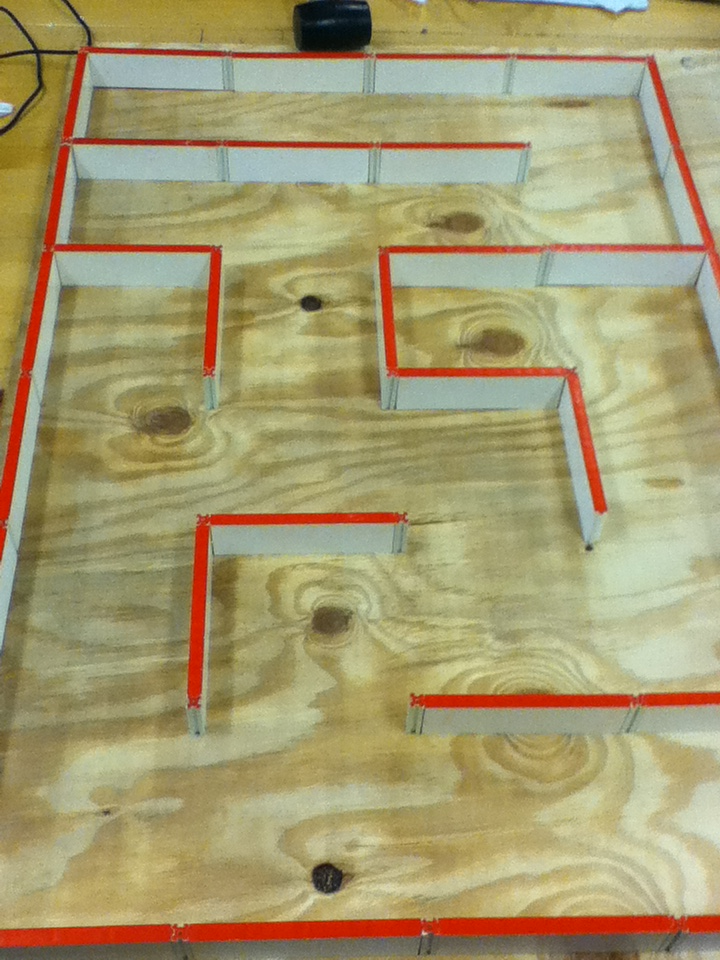
#> input picture data/m7/IMG_0289.JPG, 720 x 960 px
$ python getSquare.py   (Python 2 division)   (older library calls are emulated)
#> lines starting #> are read from the running program, lines starting #| are printed output that depends on the picture; after the words box and inside, x2 and y2 are one past the last pixel; in counts of white or black regions, pixels touching at a corner belong together
#> further down, color_img is the input picture: shape (960, 720, 3); mean B, G, R 111.7, 154.6, 165.7
### src/skeleton.py
import cv2
import numpy as np

def get_red_mask(img):
    lower_red = np.array([0,10,155])
    upper_red = np.array([10,255,255])
    hsv = cv2.cvtColor(img.copy(), cv2.COLOR_BGR2HSV)
#> hsv: shape (960, 720, 3); mean H, S, V 31.7, 89.7, 169
    return cv2.inRange(hsv, lower_red, upper_red)
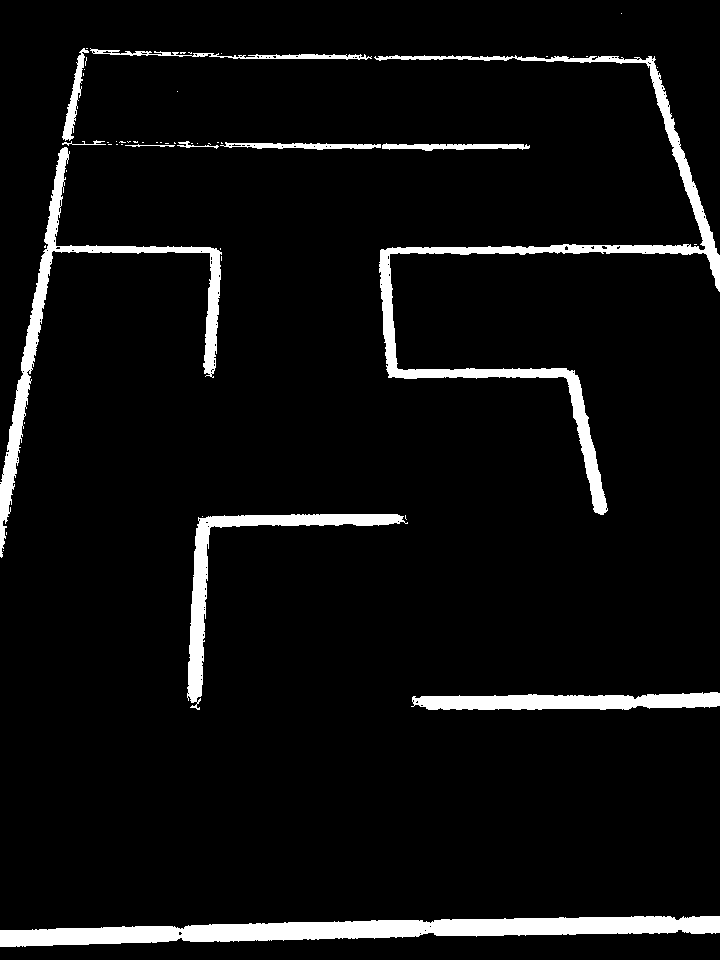
#> returned value: shape (960, 720); 6% white; 53 white regions (41 under 20 px), largest, box (x1, y1, x2, y2) and area: (0, 916, 720, 947) 12057, (374, 55, 720, 515) 10350, (0, 147, 222, 558) 6676

def skeletonize(img):

    # Ensure we don't change the original image
    img = img.copy()

    # Create the red mask
    red_mask = get_red_mask(img)

    # Dilate the red mask
    d_k_s = 5 # dilation_kernel_size
    dilation_kernel = np.ones((d_k_s, d_k_s), np.float32)/d_k_s**2
    dilated = cv2.dilate(red_mask, dilation_kernel, iterations = 3)
#> dilated: shape (960, 720); 14.3% white; 6 white regions

    # Filter the image using the dilated red mask
    red_filtered = cv2.bitwise_and(img, img, mask = dilated)

    # Convert to binary and remove any small contours
    gray = cv2.cvtColor(red_filtered, cv2.COLOR_BGR2GRAY)
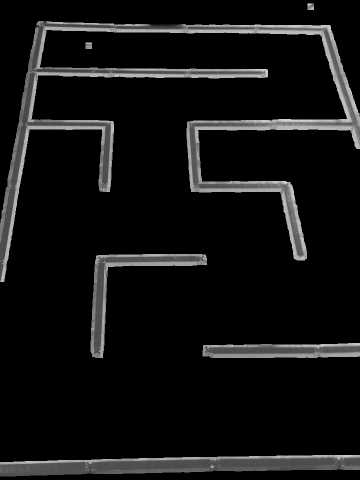
#> gray: shape (960, 720) (shown at 1/2 size); min 0, max 224, mean 17.8
    ret, binary = cv2.threshold(gray, 1, 255, cv2.THRESH_BINARY)
    contours, hier = cv2.findContours(gray, cv2.RETR_LIST, cv2.CHAIN_APPROX_SIMPLE)
#> contours = 6 contours; box (x1, y1, x2, y2) and area: (0, 42, 720, 564) 56176, (0, 910, 720, 953) 20502, (181, 508, 414, 716) 9706, (405, 686, 720, 716) 7996, (171, 85, 184, 98) 144, (615, 7, 628, 20) 144
    for c in contours:
        if cv2.contourArea(c) < 500:
            (x,y,w,h) = cv2.boundingRect(c)
            cv2.rectangle(binary,(x,y),(x+w,y+h),0,-1)
#> this loop made 6 passes
#> (c, x, y, w, h) on passes 4, 6: ([[171, 85], [171, 97], [183, 97], [183, 85]], 171, 85, 13, 13), ([[615, 7], [615, 19], [627, 19], [627, 7]], 615, 7, 13, 13)
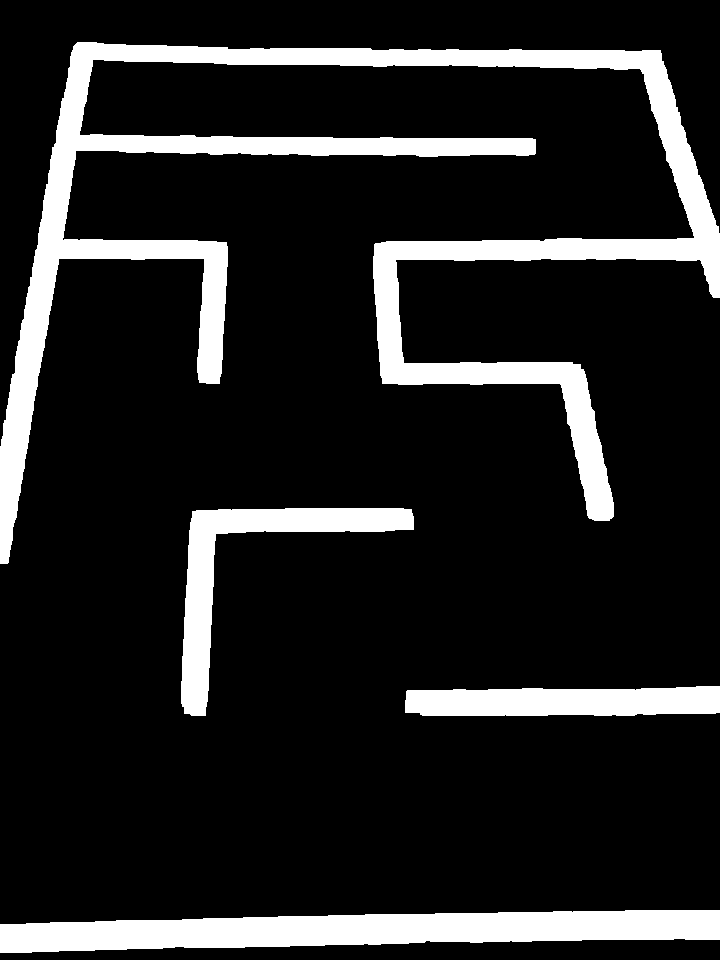
#> binary: shape (960, 720); 14.3% white; 4 white regions, box (x1, y1, x2, y2) and area: (0, 42, 720, 564) 59005, (0, 910, 720, 953) 21250, (181, 508, 414, 716) 10128, (405, 686, 720, 716) 8334

    # Skeletonize
    size = np.size(binary)
#> size = 691200
    skel = np.zeros(binary.shape,np.uint8)
    ret, im = cv2.threshold(binary, 127, 255, 0)
    element = cv2.getStructuringElement(cv2.MORPH_CROSS, (3, 3))
#> element = [[0, 1, 0], [1, 1, 1], [0, 1, 0]]
    while True:
        eroded = cv2.erode(im,element)
        temp = cv2.dilate(eroded,element)
        temp = cv2.subtract(im,temp)
        skel = cv2.bitwise_or(skel,temp)
        im = eroded.copy()
        zeros = size - cv2.countNonZero(im)
        if zeros == size:
            break
#> this loop made 24 passes
#> zeros on passes 1 to 8: 600891, 609262, 617608, 625932, 634235, 642514, 650770, 659007
#> pass 1, in skeletonize, `temp = cv2.subtract(im,temp)`:
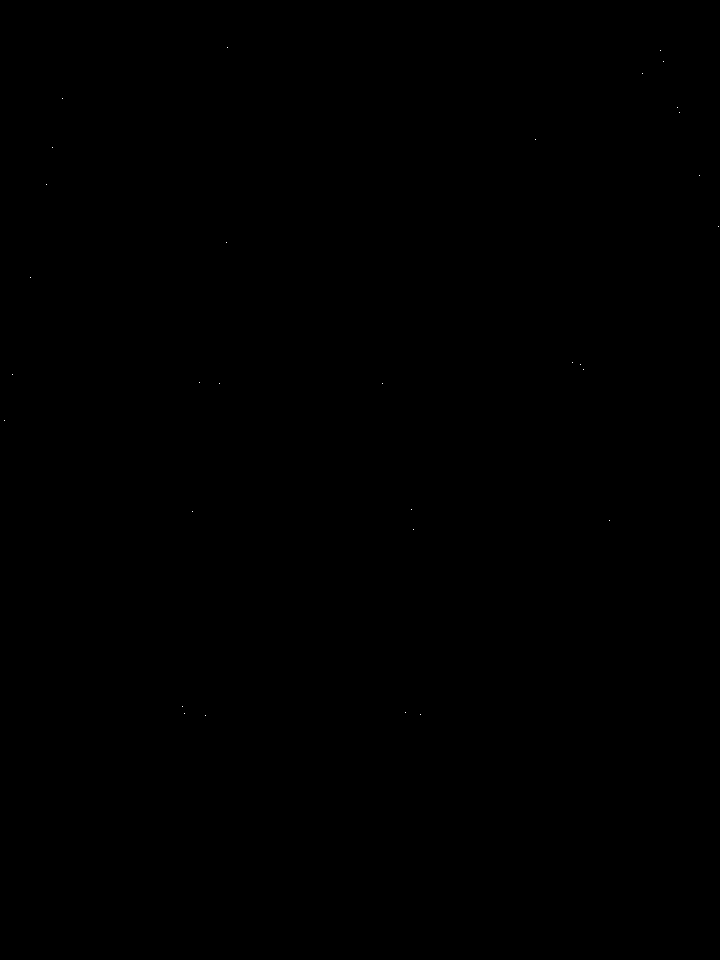
#> temp: shape (960, 720); 0% white in thin lines or dots, all inside (x1, y1, x2, y2) = (4, 47, 719, 716)
#> after the loop:
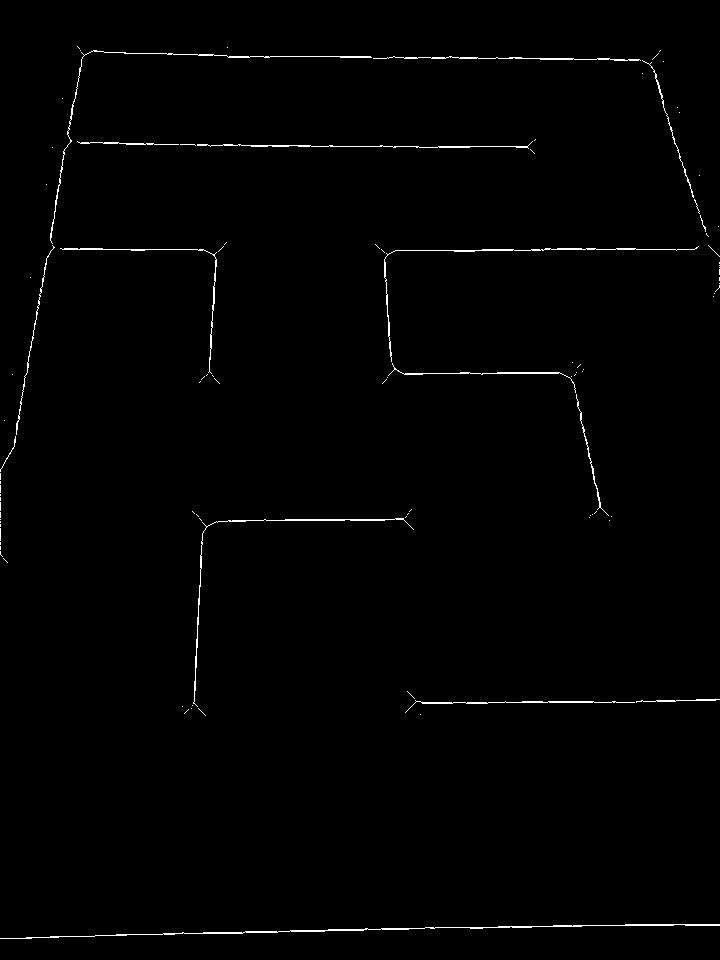
#> skel: shape (960, 720); 0.87% white in thin lines or dots

    # Now remove the noise from the skeleton
    contours, hier = cv2.findContours(skel.copy(), cv2.RETR_LIST, cv2.CHAIN_APPROX_SIMPLE)
#> contours = 100 contours, 86 with area under 20; largest, box (x1, y1, x2, y2) and area: (0, 924, 720, 939) 368, (193, 518, 414, 707) 182, (384, 246, 699, 362) 172, (50, 50, 372, 244) 142, (373, 56, 641, 61) 119
    for c in contours:
        if cv2.contourArea(c) < 1:
            (x,y,w,h) = cv2.boundingRect(c)
            cv2.rectangle(skel,(x,y),(x+w,y+h),0,-1)
#> this loop made 100 passes
#> (c, x, y, w, h) on passes 3, 4, 10, 11, 12, 13, 14, 15: ([[188, 709], [184, 713]], 184, 709, 5, 5), ([[198, 708], [205, 715]], 198, 708, 8, 8), ([[407, 691], [414, 698]], 407, 691, 8, 8), ([[3, 558], [7, 562]], 3, 558, 5, 5), ([[0, 551], [0, 554], [2, 556], [0, 554]], 0, 551, 3, 6), ([[0, 546], [0, 549]], 0, 546, 1, 4), ([[0, 542], [0, 544]], 0, 542, 1, 3), ([[0, 528], [0, 540]], 0, 528, 1, 13)
#> skel: shape (960, 720); 0.83% white in thin lines or dots

    return skel

# Demo
# [5 lines that do not run on import are left out]

### src/hough.py
import cv2
import numpy as np
from skeleton import *

# Converts rho-theta lines to x1y1-x2y2 lines. We use the size of the image so
# as to ensure the endpoints of the seqments do not exceed the image edges
# [96 lines left out: functions rho_theta_to_x1y1_x2y2, draw_rho_theta_lines, draw_x1y1_x2y2_lines, not called in this run]

# Gets the rho-theta hough lines for a maze image
def hough_lines(img):

    # Skeletonize the input image
    skel = skeletonize(img)

    # Use a Hough Tranform to extra all lines in rho-theta form
    lines = [(rho, theta) if rho >= 0 else (-rho, theta - np.pi)
            for rho, theta in cv2.HoughLines(skel, 1, np.pi/180, 65)[0]]
#> lines = [(936, 1.55)]

    # Note: Lines on opposite sides of the origin aren't being recognized as part
    # of the same group. The quoted out portions are my attempt to fix those lines.
    '''
    lines = [(rho, theta) if theta >= 0 else (-rho, theta - np.pi)
    '''

    # Grouping tolerance for each of the parameters
    rho_tolerance = 30 # pixel distance
    theta_tolerance = np.pi / 30.0

    # Create the groups of lines
    line_groups = []
    def putLineInGroup(line):
        for group in line_groups:
            '''
            good_rho = abs(abs(line[0]) - abs(np.mean([x[0] for x in group]))) <= rho_tolerance
            theta_dist = min((line[1] - np.mean([x[1] for x in group])) % np.pi,
                             (np.mean([x[1] for x in group]) - line[1]) % np.pi)
            print theta_dist
            good_theta = theta_dist <= theta_tolerance
            '''
            good_rho = abs(line[0] - np.mean([x[0] for x in group])) <= rho_tolerance
            good_theta = abs(line[1] - np.mean([x[1] for x in group])) <= theta_tolerance
            if good_rho and good_theta:
                group.append(line)
                return
        line_groups.append([line])
    for line in lines:
        putLineInGroup(line)
#> this loop made 1 pass

    # Show each of the groupings, sorted by theta (not necessary)
    show_groups = False
    if show_groups and __name__ == '__main__':
        for group in sorted(line_groups, key = lambda x: x[0][1]):
            copy = color_img.copy()
            copy = draw_rho_theta_lines(group, copy, (0, 0, 255))
            cv2.imshow('houghlines.jpg', copy)
            cv2.waitKey()

    # TODO: Can we re-center the lines? Sometimes they're a little off
    # TODO: This needs to be improved ...

    # Get the average for each group
    ave_lines = [(np.mean([x[0] for x in group]), np.mean([x[1] for x in group]))
                for group in line_groups if len(group) > 1]
#> ave_lines = []

    return ave_lines

# Demo
# [7 lines that do not run on import are left out]

### src/getSquare.py
import cv2
import numpy as np
from hough import hough_lines
from hough import draw_rho_theta_lines
from hough import draw_x1y1_x2y2_lines
from hough import rho_theta_to_x1y1_x2y2

# The code for this function was taken from:
# http://stackoverflow.com/questions/20677795/find-the-point-of-intersecting-lines
# [28 lines left out: functions line_intersection, intersection_within_image, not called in this run]


def find_squares_in_image(img):
    '''
    Find the vertices all of the four-sided polygons in the image
    '''
    # Get the hough lines for the image
    ave_lines = hough_lines(img)
#> ave_lines = []

    # Sanity check, we need at least four lines for the image to be used
    if len(ave_lines) < 4:
        print "ERROR - not enough lines detected in the image"
#> (the run stopped early here; a loop or call above may not have finished)

$ run again, with data/m7/IMG_0291.JPG copied over data/m7/IMG_0289.JPG
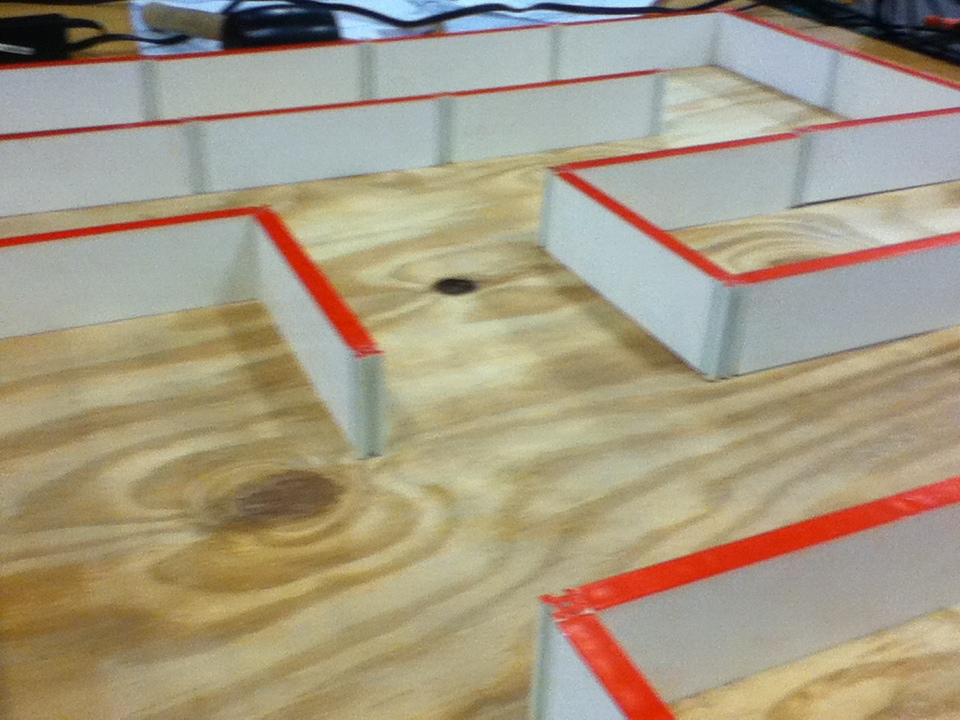
#> input picture data/m7/IMG_0291.JPG, 960 x 720 px
#> color_img is the input picture: shape (720, 960, 3); mean B, G, R 130.7, 154, 165.7
#> hsv: shape (720, 960, 3); mean H, S, V 43.7, 68.3, 170.8
#> dilated: shape (720, 960); 14.2% white; 18 white regions
#> in skeletonize, `contours, hier = cv2.findContours(gray, cv2.RETR_LIST, cv2.CHAIN_APPRO..`: contours = 18 contours; largest, box (x1, y1, x2, y2) and area: (533, 468, 960, 720) 30230, (543, 106, 960, 293) 20772, (0, 201, 390, 366) 13482, (0, 63, 680, 147) 11852, (0, 11, 669, 78) 9096
#> the loop in skeletonize, `for c in contours:` made 18 passes
#> (c, x, y, w, h) on passes 1, 11, 12, 14, 16: ([[906, 602], [906, 615], [919, 615], [919, 602]], 906, 602, 14, 14), ([[917, 180], [917, 192], [930, 192], [930, 180]], 917, 180, 14, 13), ([[943, 176], [943, 188], [955, 188], [955, 176]], 943, 176, 13, 13), ([[772, 83], [772, 95], [784, 95], [784, 83]], 772, 83, 13, 13), ([[944, 15], [944, 27], [957, 27], [957, 15]], 944, 15, 14, 13)
#> after the loop in skeletonize, `for c in contours:`:
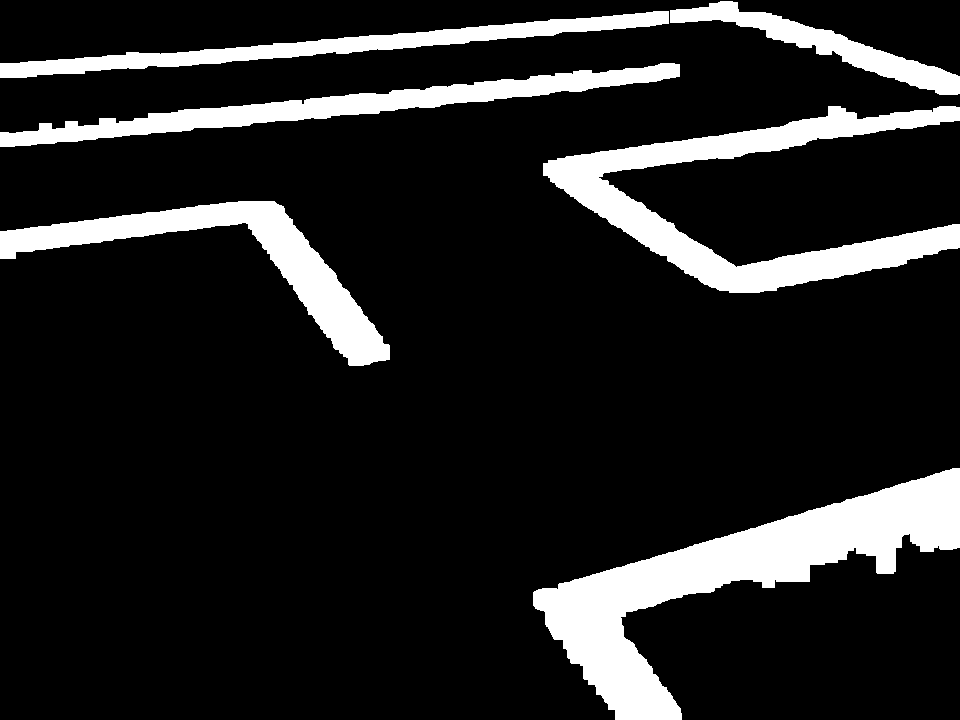
#> binary: shape (720, 960); 13.7% white; 6 white regions, box (x1, y1, x2, y2) and area: (533, 468, 960, 720) 30896, (543, 106, 960, 293) 21616, (0, 201, 390, 366) 13959, (0, 63, 680, 147) 12574, (0, 11, 669, 78) 9781, (670, 1, 960, 95) 6177
#> size = 691200
#> element = [[0, 1, 0], [1, 1, 1], [0, 1, 0]]
#> the loop in skeletonize, `while True:` made 41 passes
#> zeros on passes 1 to 8: 603385, 610429, 617374, 624239, 631040, 637794, 644461, 649985
#> in skeletonize, `contours, hier = cv2.findContours(skel.copy(), cv2.RETR_LIST, cv2.CHAI..`: contours = 294 contours, 278 with area under 20; largest, box (x1, y1, x2, y2) and area: (0, 11, 669, 71) 285, (0, 211, 299, 262) 104, (670, 9, 832, 43) 58, (574, 150, 692, 207) 58, (115, 116, 242, 131) 57
#> the loop in skeletonize, `for c in contours:` made 294 passes
#> (c, x, y, w, h) on passes 1, 5, 7, 8, 9, 10, 11, 15: ([[612, 705], [608, 709]], 608, 705, 5, 5), ([[599, 691], [596, 694]], 596, 691, 4, 4), ([[666, 687], [665, 688]], 665, 687, 2, 2), ([[591, 681], [588, 684]], 588, 681, 4, 4), ([[655, 677], [654, 678]], 654, 677, 2, 2), ([[586, 676], [584, 678]], 584, 676, 3, 3), ([[593, 674], [592, 675]], 592, 674, 2, 2), ([[573, 660], [571, 662]], 571, 660, 3, 3)
#> after the loop in skeletonize, `for c in contours:`:
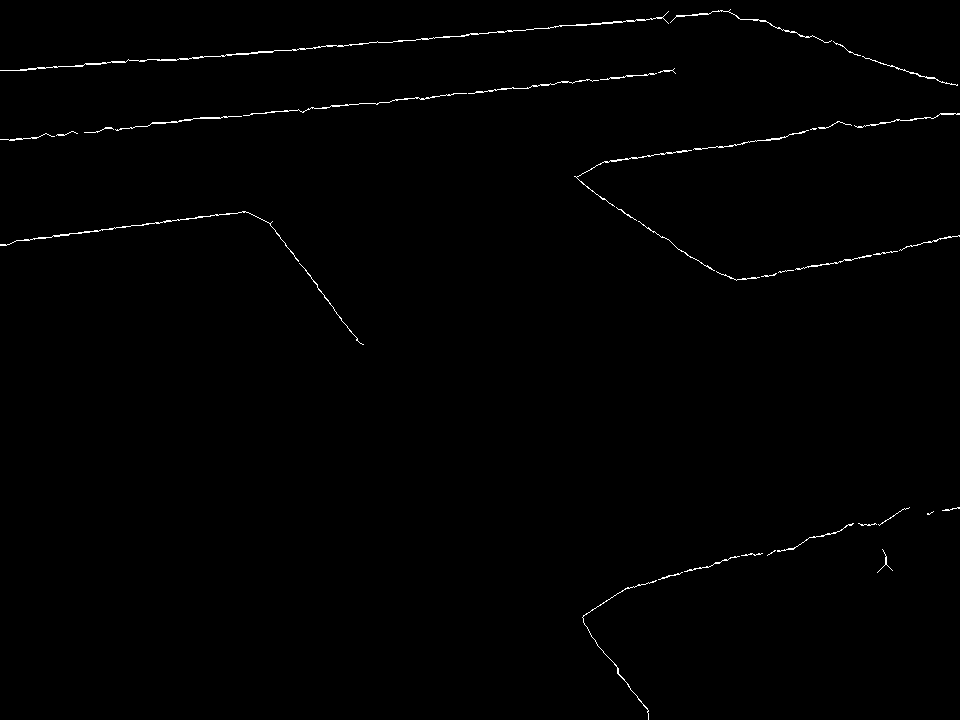
#> skel: shape (720, 960); 0.63% white in thin lines or dots
#> lines = [(75, 1.48)]
#> the loop in hough_lines, `for line in lines:` made 1 pass
#> in hough_lines, `ave_lines = [(np.mean([x[0] for x in group]), np.mean([x[1] for x in g..`: ave_lines = []
